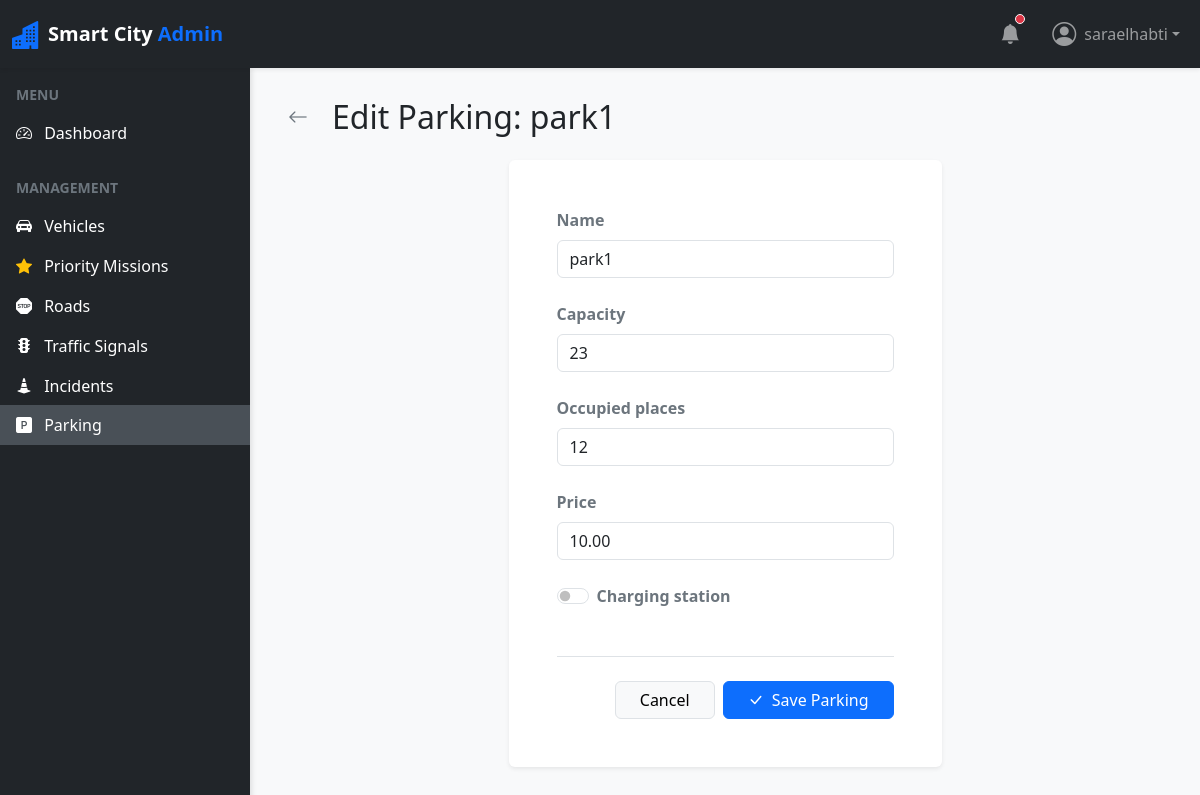
/parking/1/edit/ (signed in), run on the app's committed database.
### parking/models.py (models this page shows, shortened)
class Parking(models.Model):
    name = models.CharField(max_length=255)
    capacity = models.PositiveIntegerField()
    occupied_places = models.PositiveIntegerField(default=0)
    price = models.DecimalField(max_digits=6, decimal_places=2, validators=[MinValueValidator(0.00)])
    charging_station = models.BooleanField(default=False)

### parking/views.py (the view)
# urls.py: path('<int:pk>/edit/', ParkingUpdateView.as_view(), name='parking-update'),
class ParkingUpdateView(LoginRequiredMixin, UpdateView):
    model = Parking
    form_class = ParkingForm
    template_name = 'parking/parking_form.html'
    success_url = reverse_lazy('parking-list')

### parking/forms.py (shortened to what this page needs)
class ParkingForm(forms.ModelForm):
    class Meta:
        model = Parking
        fields = ['name', 'capacity', 'occupied_places', 'price', 'charging_station']
        widgets = {
            'name': forms.TextInput(attrs={'class': 'form-control'}),
            'capacity': forms.NumberInput(attrs={'class': 'form-control'}),
            'occupied_places': forms.NumberInput(attrs={'class': 'form-control'}),
            'price': forms.NumberInput(attrs={'class': 'form-control', 'step': '0.01'}),
            'charging_station': forms.CheckboxInput(attrs={'class': 'form-check-input'}),
        }

### parking/templates/parking/parking_form.html (shortened to what this page needs)
{% extends 'base.html' %}
{% block content %}
<div class="row mb-4">
    <div class="col-12">
        <h2 class="mb-0 d-flex align-items-center">
            <a href="{% url 'parking-list' %}" class="btn btn-sm btn-outline-secondary me-3 border-0"><i class="bi bi-arrow-left fs-5"></i></a>
            {% if form.instance.pk %}Edit Parking: {{ form.instance.name }}{% else %}Register New Parking{% endif %}
        </h2>
    </div>
</div>
<div class="row justify-content-center">
    <div class="col-md-8 col-lg-6">
        <div class="card border-0 shadow-sm">
            <div class="card-body p-4 p-md-5">
                <form method="post" novalidate>
                    {% for field in form %}
                    <div class="mb-4">
                        {% if field.name == 'charging_station' %}
                            <div class="form-check form-switch mt-2">
                                {{ field }}
                                <label class="form-check-label fw-bold text-secondary" for="{{ field.id_for_label }}">{{ field.label }}</label>
                            </div>
                        {% else %}
                            <label for="{{ field.id_for_label }}" class="form-label fw-bold text-secondary">{{ field.label }}</label>
                            {{ field }}
                        {% endif %}
                    </div>
                    {% endfor %}
                    <div class="d-flex justify-content-end gap-2 mt-5 pt-4 border-top">
                        <a href="{% url 'parking-list' %}" class="btn btn-light border px-4">Cancel</a>
                        <button type="submit" class="btn btn-primary px-4"><i class="bi bi-check-lg me-1"></i> Save Parking</button>
                    </div>
                </form>
            </div>
        </div>
    </div>
</div>
{% endblock %}

### vehicles/templates/base.html (shortened to what this page needs)
<!DOCTYPE html>
<html lang="en">
<head>
    <link href="https://cdn.jsdelivr.net/npm/bootstrap@5.3.0/dist/css/bootstrap.min.css" rel="stylesheet">
    <link href="https://cdn.jsdelivr.net/npm/bootstrap-icons@1.10.5/font/bootstrap-icons.css" rel="stylesheet">
</head>
<body>
    <nav class="navbar navbar-expand-lg navbar-dark bg-dark sticky-top shadow-sm">
        <div class="container-fluid">
            <a class="navbar-brand d-flex align-items-center" href="{% url 'dashboard' %}">
                <i class="bi bi-buildings-fill text-primary me-2 fs-3"></i>
                <span class="fw-bold">Smart City <span class="text-primary">Admin</span></span>
            </a>
            <div class="collapse navbar-collapse" id="navbarSupportedContent">
                <ul class="navbar-nav ms-auto mb-2 mb-lg-0 align-items-center">
                    <li class="nav-item me-3">
                        <a class="nav-link position-relative" href="#">
                            <i class="bi bi-bell-fill fs-5"></i>
                            <span class="position-absolute top-25 start-75 translate-middle p-1 bg-danger border border-light rounded-circle">
                            </span>
                        </a>
                    </li>
                    {% if user.is_authenticated %}
                    <li class="nav-item dropdown">
                        <a class="nav-link dropdown-toggle d-flex align-items-center" href="#" id="navbarDropdown" role="button" data-bs-toggle="dropdown" aria-expanded="false">
                            <i class="bi bi-person-circle fs-4 me-2"></i> {{ user.username }}
                        </a>
                    </li>
                    {% else %}
                    <li class="nav-item">
                        <a class="nav-link d-flex align-items-center" href="{% url 'login' %}">
                            <i class="bi bi-box-arrow-in-right fs-4 me-2"></i> Login
                        </a>
                    </li>
                    {% endif %}
                </ul>
            </div>
        </div>
    </nav>
    <div id="wrapper">
        {% if user.is_authenticated %}
        <div class="bg-dark text-white" id="sidebar">
            <div class="list-group list-group-flush mt-3 pb-4">
                <div class="text-uppercase text-secondary px-3 mb-2 small fw-bold">Menu</div>
                <a href="{% url 'dashboard' %}" class="list-group-item list-group-item-action bg-dark text-white border-0 sidebar-link {% if request.resolver_match.url_name == 'dashboard' %}active{% endif %}">
                    <i class="bi bi-speedometer2 me-2"></i> Dashboard
                </a>
                <div class="text-uppercase text-secondary px-3 mt-4 mb-2 small fw-bold">Management</div>
                <a href="{% url 'vehicle-list' %}" class="list-group-item list-group-item-action bg-dark text-white border-0 sidebar-link ">
                    <i class="bi bi-car-front-fill me-2"></i> Vehicles
                </a>
                <a href="{% url 'priority-list' %}" class="list-group-item list-group-item-action bg-dark text-white border-0 sidebar-link ">
                    <i class="bi bi-star-fill text-warning me-2"></i> Priority Missions
                </a>
                <a href="{% url 'road-list' %}" class="list-group-item list-group-item-action bg-dark text-white border-0 sidebar-link ">
                    <i class="bi bi-sign-stop-fill me-2"></i> Roads
                </a>
                <a href="{% url 'signal-list' %}" class="list-group-item list-group-item-action bg-dark text-white border-0 sidebar-link ">
                    <i class="bi bi-stoplights-fill me-2"></i> Traffic Signals
                </a>
                <a href="{% url 'incident-list' %}" class="list-group-item list-group-item-action bg-dark text-white border-0 sidebar-link ">
                    <i class="bi bi-cone-striped me-2"></i> Incidents
                </a>
                <a href="{% url 'parking-list' %}" class="list-group-item list-group-item-action bg-dark text-white border-0 sidebar-link {% if request.resolver_match and 'parking' in request.resolver_match.url_name|default:'' %}active{% endif %}">
                    <i class="bi bi-p-square-fill me-2"></i> Parking
                </a>
            </div>
        </div>
        {% endif %}
        <div id="page-content-wrapper">
            <div class="container-fluid px-0">
                {% block content %}{% endblock %}
            </div>
        </div>
    </div>
</body>
</html>

### vehicles/templates/base.html (style rules this page uses)
body { min-height: 100vh; display: flex; flex-direction: column; overflow-x: hidden; background-color: #f8f9fa; }
#wrapper { display: flex; flex: 1; }
#sidebar { min-width: 250px; max-width: 250px; min-height: calc(100vh - 56px); transition: all 0.3s; box-shadow: 2px 0 5px rgba(0,0,0,0.1); }
.sidebar-link { transition: all 0.2s; }
.sidebar-link:hover, .sidebar-link.active { background-color: #495057 !important; border-left: 4px solid #0d6efd; }
#page-content-wrapper { flex: 1; padding: 30px; width: 100%; }

### data on the page
Parking: instance.name "park1", form "park1" "23" "12" "10.00"

### other printed values
{{ user.username }} "saraelhabti"
{{ field.label }} "Name" "Capacity" "Occupied places" "Price"
{{ field.label }} "Charging station"
